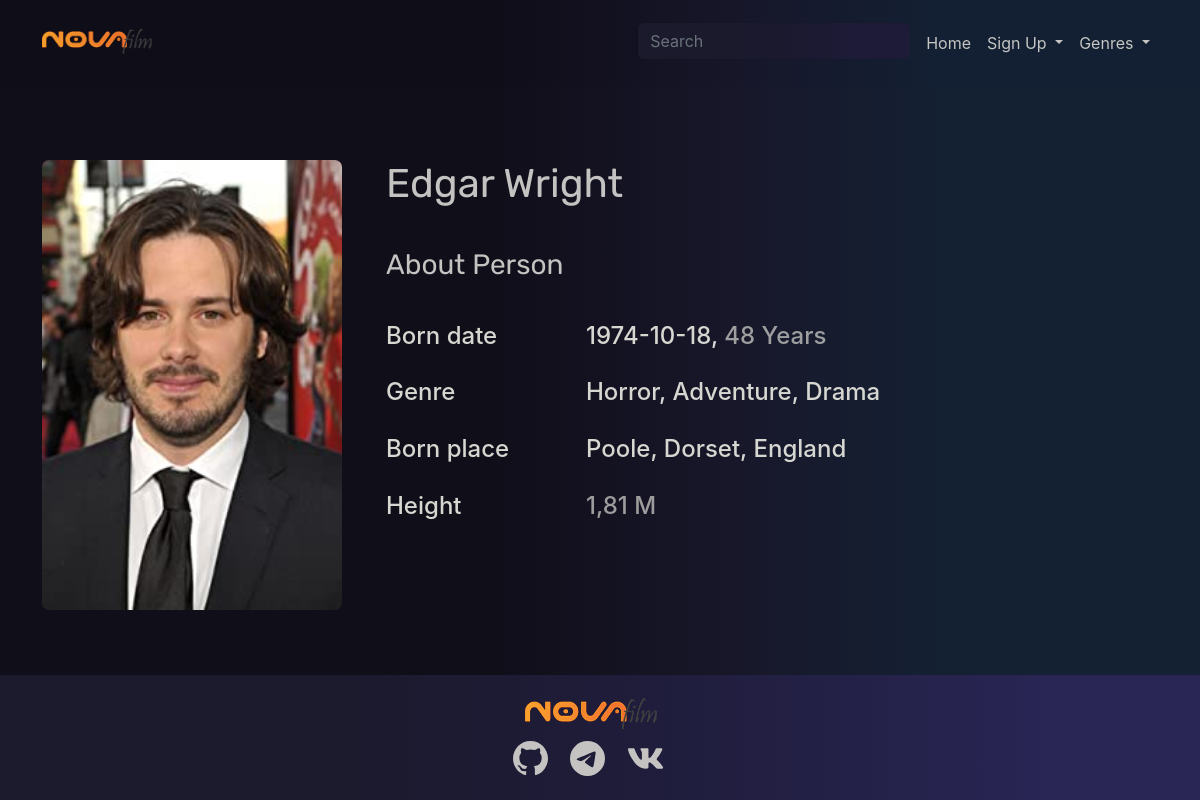
Page /director/edgar_wright/ on the committed database.
### web/models.py (models this page shows, shortened)
class Director(models.Model):
    name = models.CharField(max_length=200)
    created = models.DateTimeField(auto_now_add=True)
    poster = models.ImageField(upload_to='Directors/')
    born_place = models.CharField(max_length=100)
    born_date = models.DateTimeField()
    growth = models.CharField(max_length=100, default=None, null=True)
    genres = models.ManyToManyField('Genre', default=None)
    slug_field = models.SlugField(unique=True, null=True)

class Genre(models.Model):
    name = models.CharField(max_length=200)
    created = models.DateTimeField(auto_now_add=True)
    slug = models.SlugField(unique=True, null=True, )
    def __str__(self):
        return self.name

### web/views.py (the view)
# urls.py: path('director/<slug:director_name>/', DirectorPageView.as_view(),
class DirectorPageView(View):
    template = 'web/director.html'
    director_model = Director
    def get(self, request, director_name):
        director_obj = self.director_model.objects.get(
            slug_field=director_name)
        return render(request, self.template,
                      {'director': director_obj}
                      )

### web/templatetags/calculate_director.py (called while the page is built)
@register.filter(name='age_calculate')
def age_calculate(date):
    return datetime.now().year - date.year

@register.filter(name='convert_visualize')
def convert_visualize(height: str):
    height = int(height)
    return f'{height // 100},{height % 100}'

### web/templates/web/director.html (shortened to what this page needs)
{% extends 'web/base.html' %}
{% load static %}
{% load calculate_director %}
{% block title_style %}
    <link rel="stylesheet" href="{% static 'css/director.css' %}">
    <link rel="stylesheet" href="{% static 'css/movie_serial_page.css' %}">
{% endblock title_style %}
{% block content %}
    <section class="director_section">
        <div class="container">
            <div class="row centered_block">
                <div class="col-lg-auto col-md-12">
                    <div class="position-relative container_image_single_page">
                        <img class="mov_ser_img" src="{{ director.poster.url }}" alt>
                    </div>
                </div>
                <div class="col-lg-auto col-md-12">
                    <div class="left_block">
                        <div class="name_film_block">
                            <h1 class="mov_ser_text title_margin_btm">{{ director.name }}</h1>
                            <h3 class="mov_ser_text">About Person</h3>
                        </div>
                        <div class="about_film_block">
                            <ul class="px-0 ">
                                <li class="d-flex about_film_block_container_li">
                                    <div class="about_film_attribute">
                                        <h4>Born date</h4>
                                    </div>
                                    <div class="about_film_attribute_content">
                                        <h4>{{ director.born_date|date:"Y-m-d" }}, <span
                                                class="director_year">{{ director.born_date|age_calculate }} Years</span>
                                        </h4>
                                    </div>
                                </li>
                                <li class="d-flex about_film_block_container_li">
                                    <div class="about_film_attribute">
                                        <h4>Genre</h4>
                                    </div>
                                    <div class="about_film_attribute_content">
                                        <h4>{{ director.genres.all|join:", " }}</h4>
                                    </div>
                                </li>
                                <li class="d-flex about_film_block_container_li">
                                    <div class="about_film_attribute">
                                        <h4>Born place</h4>
                                    </div>
                                    <div class="about_film_attribute_content">
                                        <h4>{{ director.born_place }}</h4>
                                    </div>
                                </li>
                                <li class="d-flex about_film_block_container_li">
                                    <div class="about_film_attribute"><h4>Height</h4></div>
                                    <div class="about_film_attribute_content">
                                        <h4><span class="director_year">{{ director.growth|convert_visualize}} M</span></h4>
                                    </div>
                                </li>
                            </ul>
                        </div>
                    </div>
                </div>
            </div>
        </div>
    </section>
{% endblock content %}

### web/static/css/base.css (style rules this page uses)
:root { --main_animation_dropdown_menu: .5s; --main_color_font: rgb(201, 201, 198); }
body { font-family: 'Inter', sans-serif; background: rgb(16, 14, 25); background: linear-gradient(90deg, rgba(16, 14, 25, 1) 41%, rgba(24, 23, 42, 1) 61%, rgba(20, 33, 51, 1) 79%); }
ul { list-style: none; }
section { padding: 60px 0; }

### web/static/css/director.css (style rules this page uses)
.director_section { margin-top: 100px; }
.director_year { opacity: .7; }

### web/static/css/movie_serial_page.css (style rules this page uses)
.mov_ser_text { color: rgb(197, 195, 193); font-weight: 400; font-family: 'Rubik', sans-serif; }
.title_margin_btm { margin-bottom: 40px; }
.mov_ser_img { height: 450px; width: 300px; border-radius: 7px; }
.container_image_single_page { height: 450px; width: 300px; margin-right: 20px; }
.name_film_block { margin-bottom: 40px; }
.about_film_attribute { min-width: 200px; width: 200px; }
.about_film_attribute > h4 { color: rgb(147, 145, 145); }
.about_film_attribute_content > h4 { color: rgb(197, 195, 193); }
.about_film_block_container_li { margin-bottom: 20px; }
.rating_bar_select_total > h1, h4 { color: #d7d7d1 !important; }

### rows in the picture
Director: poster (picture), name "Edgar Wright", born_date "1974-10-18", born_date|age_calculate "48", genres.all "Horror, Adventure, Drama", born_place "Poole, Dorset, England", growth|convert_visualize "1,81"
